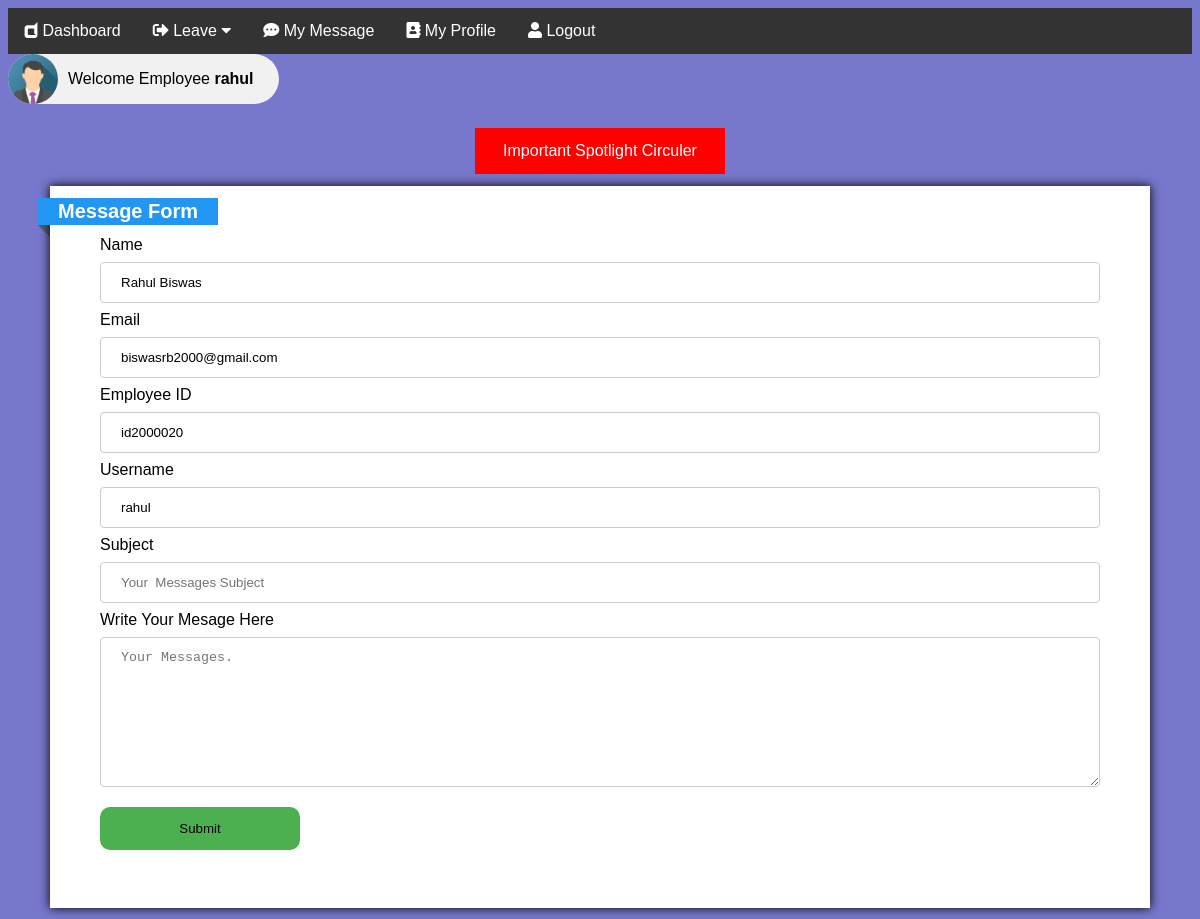
The app's page /employee/empdashboard.php (signed in) with its own data.
### tables this page shows
CREATE TABLE `employee` (
  `id` int(120) NOT NULL,
  `name` varchar(120) NOT NULL,
  `emp` varchar(120) NOT NULL,
  `email` varchar(120) NOT NULL,
  `phn` varchar(120) NOT NULL,
  `gender` varchar(120) NOT NULL,
  `dep` varchar(120) NOT NULL,
  `username` varchar(120) NOT NULL,
  `password` varchar(120) NOT NULL
);

### employee/empdashboard.php (the view, shortened to what this page needs)
<?php
$connection = mysqli_connect("localhost","root","");
if(isset($_SESSION['username'])){
  $username =$_SESSION['username'];
  $query = "SELECt * FROM employee WHERE username = '{$username}'";
  $select_user_profile_query = mysqli_query($connection,$query);
  while($row = mysqli_fetch_array($select_user_profile_query)){
    $name = $row['name'];
    $email = $row['email'];
    $emp = $row['emp'];
    $username = $row['username'];
  }
}
?>
<!DOCTYPE html>
<html>
<head>
<link rel="stylesheet" href="https://cdnjs.cloudflare.com/ajax/libs/font-awesome/5.12.1/css/all.min.css">
<link href="style.css" rel="stylesheet" type="text/css">
</head>
<body>
<div class="navbar">
  <a href="empdashboard.php"><i class="fab fa-dashcube"></i> Dashboard</a>
  <div class="dropdown">
    <button class="dropbtn"><i class="fas fa-sign-out-alt"></i> Leave
      <i class="fa fa-caret-down"></i>
    </button>
  </div>
  <a href="mymsg.php"><i class="fas fa-comment-dots"></i> My Message</a>
  <a href="emprofile.php?"><i class="fas fa-address-book"></i> My Profile</a>
  <a href="logout.php"> <i class="fas fa-user"></i>  Logout</a>
</div>
<div class="welcome">
<img src="img_avatar.png" alt="Person" width="96" height="96">Welcome Employee <b><?php echo $_SESSION['username']  ?></b>
</div><br>
<center><button id="myBtn" class="info">Important Spotlight Circuler</button></center>
<div class="box">
  <h2>Message Form</h2>
  <form action="" method="POST">
    <label for="fname">Name</label><br>
    <input type="text"  name="name" value="<?php echo $name;?>" readonly ><br>
    <label for="lname">Email</label><br>
    <input type="text"  name="email" value="<?php echo $email;?>" readonly ><br>
    <label for="lname">Employee ID</label><br>
    <input type="text"  name="emp" value="<?php echo $emp;?>" readonly><br>
    <label for="lname">Username</label><br>
    <input type="text"  name="username" value="<?php echo $username;?>" readonly><br>
    <label for="lname">Subject</label><br>
    <input type="text"  name="subject" placeholder="Your  Messages Subject"><br>
    <label for="subject">Write Your Mesage Here</label><br>
    <textarea  name="content" placeholder="Your Messages." style="height:150px" required></textarea><br>
    <input type="submit" name="done"  value="Submit">
  </form>
</div>
</body>
</html>

### employee/style.css (style rules this page uses)
body { font-family: Arial, Helvetica, sans-serif; background-color:#77c; }
.navbar { overflow: hidden; background-color: #333; }
.navbar a { float: left; font-size: 16px; color: white; text-align: center; padding: 14px 16px; text-decoration: none; }
.dropdown { float: left; overflow: hidden; }
.dropdown .dropbtn { font-size: 16px; border: none; outline: none; color: white; padding: 14px 16px; background-color: inherit; font-family: inherit; margin: 0; }

### employee/empdashboard.php (style rules this page uses)
button { margin-top: 2%; border: none; color: white; padding: 14px 28px; font-size: 16px; cursor: pointer; }
.info { background-color: red; }
.welcome { display: inline-block; padding: 0 25px; height: 50px; font-size: 16px; line-height: 50px; border-radius: 25px; background-color: #f1f1f1; }
.welcome img { float: left; margin: 0 10px 0 -25px; height: 50px; width: 50px; border-radius: 50%; }
.box { width:1000px; padding: 50px; background: white; margin: 150px auto; box-shadow: 0 0 10px; margin-top: 1%; margin-bottom: 1%; position: relative; }
.box h2 { margin: 0; position: absolute; top: 12px; left: -12px; background: #2196F3; color: white; font-size: 20px; padding: 2px 20px; }
.box h2:before { content: ''; width: 24px; height: 24px; position: absolute; background: #515f66; left: 5px; bottom: -12px; transform: rotate(-45deg); z-index: -1; }
input[type=text],[type=date], textarea { width: 100%; padding: 12px 20px; margin: 8px 0; display: inline-block; border: 1px solid #ccc; border-radius: 4px; box-sizing: border-box; }
input[type=submit] { width: 20%; background-color: #4CAF50; color: black; padding: 14px 20px; margin: 8px 0; border: none; border-radius: 10px; cursor: pointer; }

### records on screen
employee: name "Rahul Biswas", email "biswasrb2000@gmail.com", emp "id2000020", username "rahul"

### other values on screen
$_SESSION['username'] "rahul"
